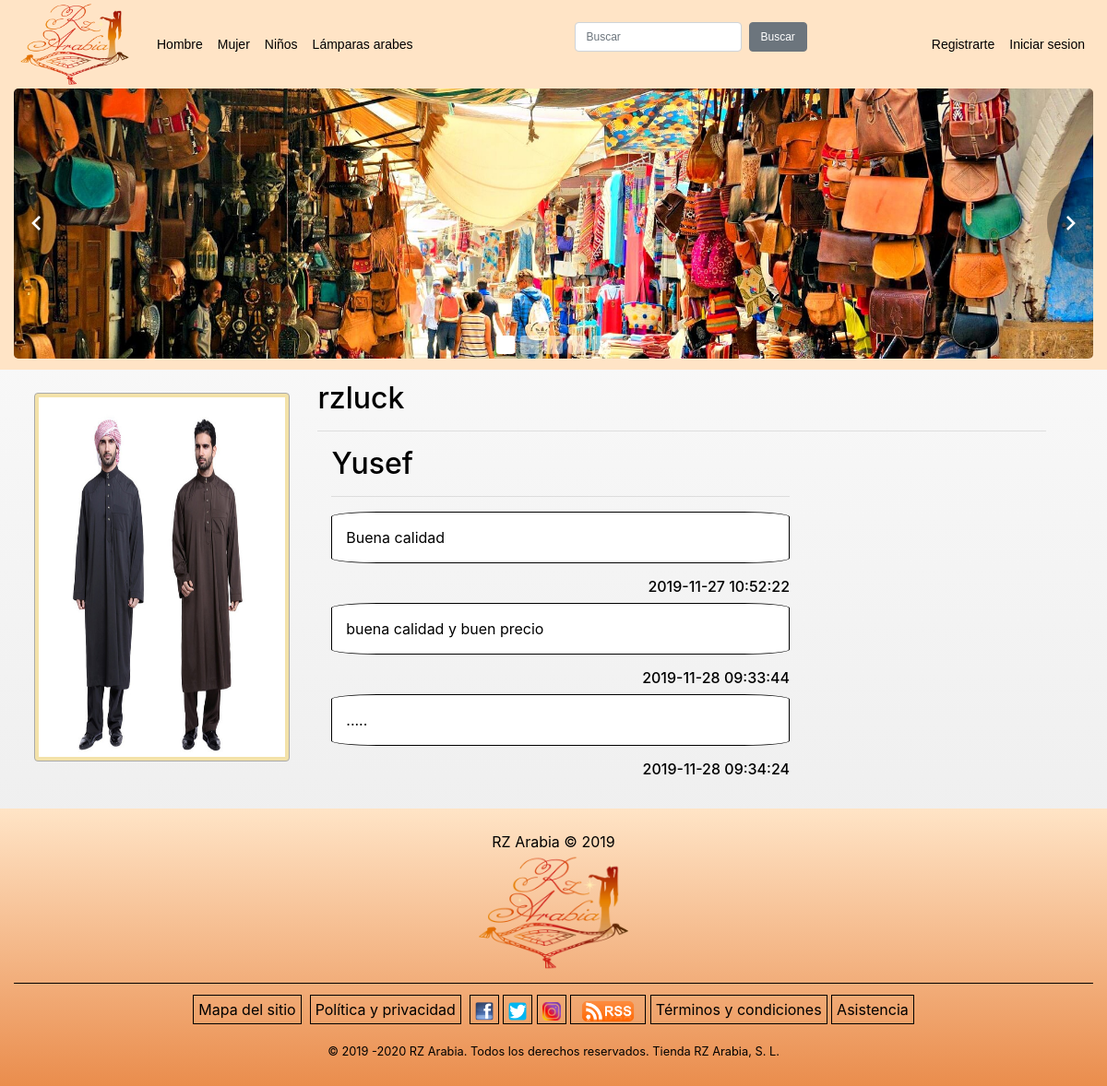
Screenshot of /articulo.php?ident=1 with the database file from the repository.
### tables this page shows
CREATE TABLE `producto` (
  `Producto_ID` int(11) NOT NULL,
  `Nombre` varchar(50) NOT NULL,
  `Precio` decimal(11,2) NOT NULL,
  `Unidades` int(11) NOT NULL,
  `Descripcion` varchar(200) NOT NULL,
  `Imagen` varchar(200) NOT NULL,
  `Categoria` varchar(100) NOT NULL
);

CREATE TABLE `usuario` (
  `Cliente_ID` int(11) NOT NULL,
  `Nombre` varchar(50) NOT NULL,
  `Apellido` varchar(100) NOT NULL,
  `DNI` varchar(9) NOT NULL,
  `Direccion` varchar(100) NOT NULL,
  `Telefono` int(11) NOT NULL,
  `Contras` varchar(200) NOT NULL,
  `Correo_Electronico` varchar(50) NOT NULL,
  `Usuario_Nick` varchar(45) NOT NULL,
  `Roll` varchar(50) NOT NULL DEFAULT 'Usuario'
);

CREATE TABLE `comentario` (
  `Comentario_ID` int(11) NOT NULL,
  `Fecha_Hora_C` timestamp NOT NULL DEFAULT CURRENT_TIMESTAMP,
  `Descripcion` varchar(500) NOT NULL,
  `Usuario_Cliente_ID` int(11) NOT NULL,
  `Producto_Producto_ID` int(11) NOT NULL
);

### phpcont/articulo_cont.php (the view, shortened to what this page needs)
<?php
require_once "php/conectar_db.php";
if(isset($_GET['ident'])){
	$id = $_GET['ident'];
};
$sql = "SELECT * FROM producto WHERE Producto_ID = $id ";
$sqlc = "SELECT * FROM comentario WHERE Producto_Producto_ID = $id ";
$sqlcc = "SELECT * FROM usuario";
$resultado = $conn->query($sql);
$resultadoc = $conn->query($sqlc);
$resultadocc = $conn->query($sqlcc);
?>
<body>
			<div class="row">
				<?php
				if ($resultado->num_rows > 0) {
					while($row = $resultado->fetch_assoc()){
				  	echo '<div id="aruno" class="col-12 col-sm-12 col-md-3 col-lg-3 col-xl-3" style="margin-left: 3%;">';
				  		echo '<article>';
					  		echo '<div class="hovereffectC">';
					  			echo '<img id="imagenimgC" class="img-thumbnail" src="imagencont/'.$row['Imagen'].'"></a>';
				        	echo '</div>';
				  		echo '</article>';
				  	echo '</div>';
					        }
					    }
	        	?>
	        	<?php
	        	if ($resultadocc->num_rows > 0) {
	        		while($row = $resultadocc->fetch_assoc()) {
					        	echo '<div id="aruno" class="col-12 col-sm-12 col-md-8 col-lg-8 col-xl-8">';
						        	echo '<article>';
						  				echo '<h2>'.$row['Usuario_Nick'].'</h2>';
						  				echo '<hr>';
						  			}
						  		}
		  		if ($resultadoc->num_rows > 0) {
	        		while($row = $resultadoc->fetch_assoc()) {
						  				echo '<p id="coment" style="border: 1px black solid;">'.$row['Descripcion'].'</p>';
						  				echo '<h6 style="text-align: right;">'.$row['Fecha_Hora_C'].'</h6>';
						  			}
						  		}
				?>
			</div>
</body>

### articulo.php (shortened to what this page needs)
<!DOCTYPE html>
<html lang="es">
	<head>
		<?php include("phpcont/link_meta_script.php"); ?>
	</head>
	<body>
		<header>
			<?php include("phpcont/nav.php"); ?>
		</header>
		<nav>
			<?php include("phpcont/header.php"); ?>
		</nav>
		<section>
			<?php include("phpcont/articulo_cont.php"); ?>
		</section>
		<footer>
			<?php include("phpcont/footer.php"); ?>
		</footer>
	</body>
</html>

### phpcont/link_meta_script.php (shortened to what this page needs)
<link rel="stylesheet" href="https://stackpath.bootstrapcdn.com/bootstrap/4.3.1/css/bootstrap.min.css">
<link rel="stylesheet" href="http://localhost/proyecto_final/css/diseno.css"/>
<link rel="stylesheet" href="css/hover.css"/>
<link rel="stylesheet" href="images/ism/css/my-slider.css"/>

### phpcont/nav.php (shortened to what this page needs)
<header id="navbar">
	<nav id="navbardiv" class="navbar navbar-expand-md fixed-top">
		<a class="navbar-brand" href="index.php">
			<img id="logoimg" src="logo\logo_sin_fondo.png" alt="Logo">
		</a>
			<div class="collapse navbar-collapse" id="collapsibleNavbar">
		<ul class="navbar-nav mr-auto">
			<li class="nav-item">
	    		<a class="nav-link <?php echo $HombreA; ?>" href="hombre.php">Hombre</a>
	    	</li>
			<li class="nav-item">
	    		<a class="nav-link <?php echo $MujerA; ?>" href="mujer.php">Mujer</a>
	    	</li>
	    	<li class="nav-item">
	    		<a class="nav-link <?php echo $NeneA; ?>" href="nene.php">Niños</a>
	    	</li>
	    	<li class="nav-item">
	    		<a class="nav-link <?php echo $LamparasA; ?>" href="lamparas.php">Lámparas arabes</a>
	    	</li>
		</ul><br>
		<ul>
		    <nav id="navB" class="navbar navbar-expand-sm navbar-light">
				<form class="form-inline" action="/action_page.php" >
					<input id="navBB" class="form-control mr-sm-2" type="text" placeholder="Buscar">
					<button id="navBB" class="btn btn-secondary"  type="submit">Buscar</button>
				</form>
			</nav>
		</ul>
		<ul class="navbar-nav navbar-right ml-auto">
			<?php if (empty($_SESSION["Nombre"])){ ?>
	    	<li class="nav-item">
	    		<a class="nav-link <?php echo $RegistrarseA; ?>" href="registrarse.php">Registrarte</a>
	    	</li>
	    	<li class="nav-item" id="registrarse">
	    		<a class="nav-link <?php echo $InicioSesionA; ?>" href="inicio_sesion.php">Iniciar sesion</a>
	    	</li>
	    	<?php } ?>
		</ul>
	</nav>
</header>

### phpcont/header.php (shortened to what this page needs)
<br><br><br><br><section id=slider>
	<div class='container-fluid'>
	<div class="ism-slider" data-transition_type="fade" data-play_type="loop" data-image_fx="zoompan" id="my-slider">
	  <ol>
	    <li>
	      <img src="images/ism/image/slides/_u/1573115974049_710288.jpg">
	    </li>
	  </ol>
	</div>
</section>

### phpcont/footer.php (shortened to what this page needs)
<footer id="footfoot" class="container-fluid text-center">
	<div class="copyrights">
        <br><p class="white-txt">RZ Arabia © 2019
            <br>
            <img class="footimg" src="logo\logo_sin_fondo.png" alt="Logo">
        </p>
        <a class="link" href="mapa_del_sitio.php">Mapa del sitio</a>&nbsp
        <a class="link" href="#">Política y privacidad</a>&nbsp
        <a class="link" href="https://es-es.facebook.com/"><img id="fti" src="imagenes/facebook_logo.png"></a>
        <a class="link" href="https://twitter.com/?lang=es"><img id="fti" src="imagenes/twitter_logo.png"></a>
		<a class="link" href="https://www.instagram.com/?hl=es"><img id="fti" src="imagenes/instagram_logo.png"></a>
		<a class="link" href="php/rss-articulos.php"><img id="rss" src="imagenes/rss_logo.png"></a>
        <a class="link" href="#">Términos y condiciones</a>
        <a class="link" href="#">Asistencia</a>
        <br><br>
        <p class="white-txt small">© 2019 -2020 RZ Arabia. Todos los derechos reservados. Tienda RZ Arabia, S. L.</p>
    </div>
</footer>

### css/diseno.css (style rules this page uses)
body { background-image: linear-gradient( white , #eaeaea ); }
#navbardiv { background-color:#ffe4c6; }
#logoimg { width: 130px; margin-top: -30px; margin-bottom: -30px; }
#navB { background-color: #ffe4c6; font-family: 'Josefin Sans', sans-serif; font-size: 18px; }
#navBB { font-family: 'Josefin Sans', sans-serif; font-size: 12px; }
#imagenimgC { width:300px; height: 400px; margin-left: -30%; margin-right: -30%; border-color:#AAAAAA; background-color:#F3E2A9; }
#slider { margin-top: 0%; margin-bottom: 1%; padding-bottom: 1%; padding-top: 0%; background-color: #ffe4c6; }
body { background-color: #fff; color: #000; padding: 0; margin: 0; }
#navbar { font-family: 'Josefin Sans', sans-serif; font-size: 14px; }
#fti { width:20px; }
#footfoot { background-color:; background-image: linear-gradient(#ffe4c6 ,#EA8D4D); padding-bottom: 1%; }
.copyrights { margin-top:25px; }
.white-txt { color: black; }
a.link { color: black; border: 1px black solid; padding: 5px; text-decoration: none; }
a.nav-link { color: black; }
.footimg { width: 180px; margin-top: -25px; margin-bottom: -30px; }
#rss { width: 70px; padding-top: -30%; margin-top: -30px; padding-bottom: -30%; margin-bottom: -30px; }
#coment { background-color: white; border-radius: 10%; padding: 3% 3% 3% 3%; }

### css/hover.css (style rules this page uses)
.hovereffectC { width:100%; height:100%; float:left; overflow:hidden; position:relative; text-align:center; cursor:default; margin-top: 5%; margin-bottom: 5%; }

### images/ism/css/my-slider.css (style rules this page uses)
.ism-slider { overflow: hidden; position: relative; padding: 0 !important; -webkit-user-select: none; -khtml-user-select: none; -moz-user-select: none; -ms-user-select: none; user-select: none; cursor: default; z-index: 2; background-color: rgba(0, 0, 0, 0.1); -webkit-animation: ism-fadein 3s; -webkit-background-clip: padding-box; -moz-background-clip: padding; background-clip: padding-box; }
.ism-slider .ism-slides { list-style: none; position: absolute; height: 100%; top: 0; padding: 0 !important; margin-top: 0; margin-bottom: 0; z-index: 1; }
.ism-slider li.ism-slide { height: 100%; overflow: hidden; position: absolute; display: block; top: 0; bottom: 0; margin: 0 !important; padding: 0 !important; background-color: #d5d5d5; text-align: center; }
.ism-slider .ism-img { display: block; border: none; position: absolute; pointer-events: none; }
#my-slider { width: 100%; -webkit-border-radius: 5px; border-radius: 5px; }
#my-slider:before { content: ''; display: block; padding-top: 25%; }
#my-slider .ism-slide-0 .ism-img { width: 100%; top: 0; }

### rows the page displays
producto: Imagen (picture)
usuario: Usuario_Nick "rzluck"
usuario: Usuario_Nick "Yusef"
comentario: Descripcion "Buena calidad", Fecha_Hora_C "2019-11-27 10:52:22"
comentario: Descripcion "buena calidad y buen precio", Fecha_Hora_C "2019-11-28 09:33:44"
comentario: Descripcion ".....", Fecha_Hora_C "2019-11-28 09:34:24"
